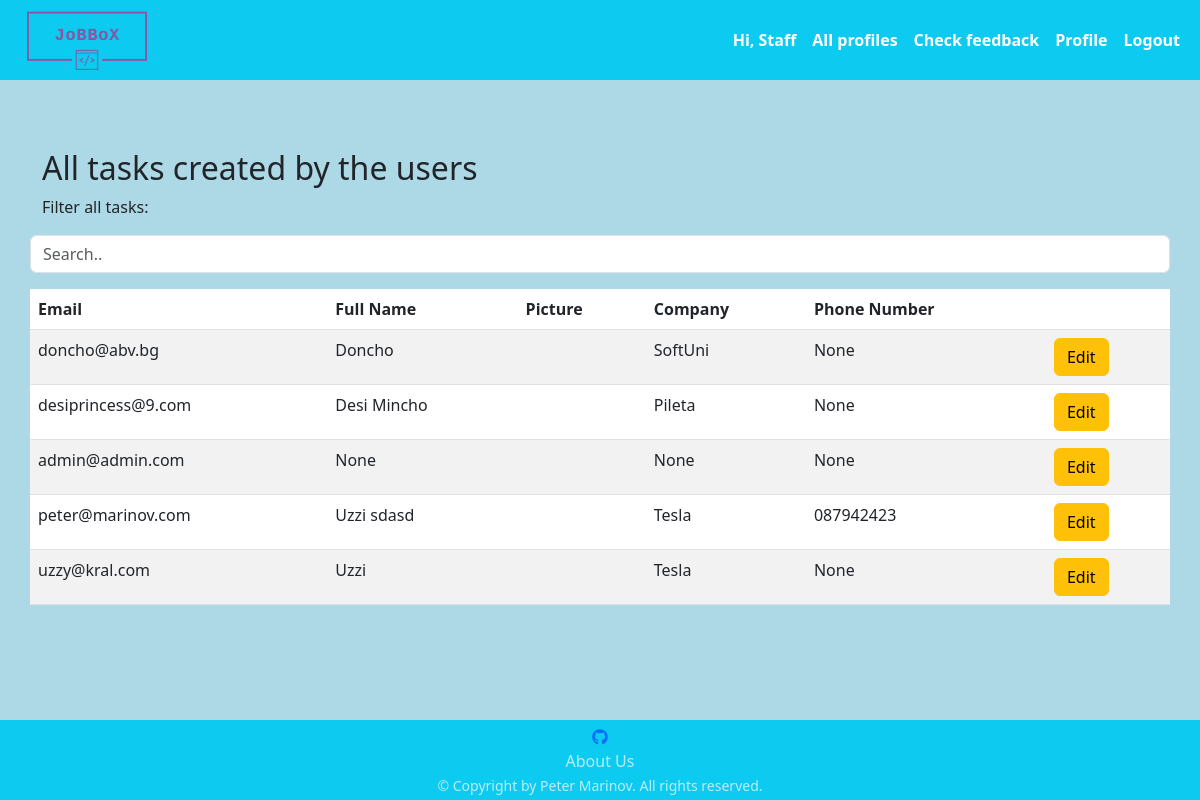
Page /user/all/ (signed in) on the earlier database version.
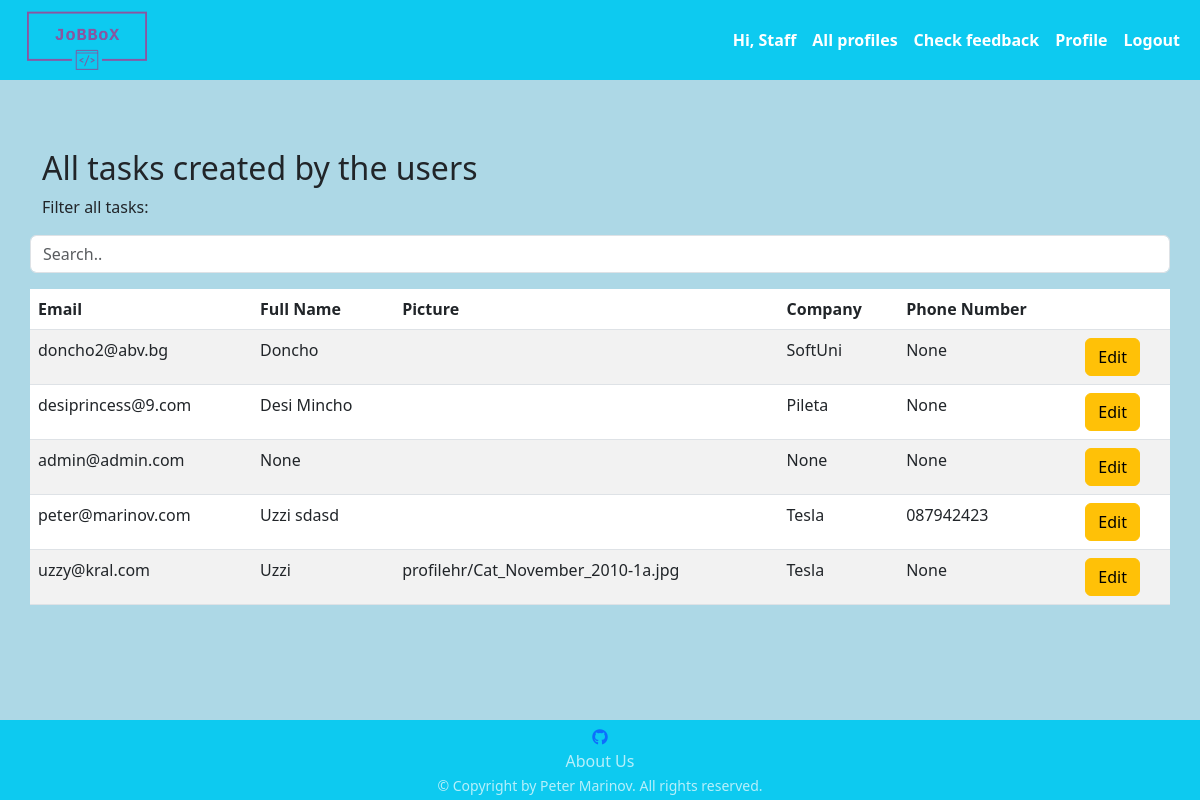
Same page on the later database version.
### jobbox/app_auth/models.py (models this page shows)
class AppUser(auth_models.AbstractBaseUser, auth_models.PermissionsMixin):
    USERNAME_FIELD = 'email'
    objects = AppUserManager()
    email = models.EmailField(
        null=False,
        blank=False,
        unique=True,
    )
    is_staff = models.BooleanField(
        default=False,
    )

### jobbox/common/models.py (models this page shows)
class ProfileHR(models.Model):
    FIRST_NAME_MAX_LEN = 30
    LAST_NAME_MAX_LEN = 30
    COMPANY_NAME_MAX_LEN = 15
    TELEPHONE_NUMBER_MAX_LEN = 13
    TELEPHONE_NUMBER_MIN_LEN = 4
    PROFILE_PICTURE_MAX_SIZE_IN_MB = 1
    first_name = models.CharField(
        max_length=FIRST_NAME_MAX_LEN,
        null=True,
        blank=False,
        validators=[
            check_if_only_letters,
        ]
    )
    last_name = models.CharField(
        max_length=LAST_NAME_MAX_LEN,
        null=True,
        blank=True,
        validators=[
            check_if_only_letters,
        ]
    )
    company_name = models.CharField(
        max_length=COMPANY_NAME_MAX_LEN,
        null=True,
        blank=True,
    )
    profile_picture = models.ImageField(
        upload_to='profilehr',
        null=True,
        blank=True,
        validators=[
            FileSizeValidatorInMB(PROFILE_PICTURE_MAX_SIZE_IN_MB)
        ]
    )
    telephone_number = models.CharField(
        max_length=TELEPHONE_NUMBER_MAX_LEN,
        null=True,
        blank=True,
        validators=[
            validators.MinLengthValidator(TELEPHONE_NUMBER_MIN_LEN),
            check_if_number_starts_with_zero_or_plus,
        ]
    )
    user = models.OneToOneField(
        UserModel,
        on_delete=models.CASCADE,
        primary_key=True,
    )
    def full_name(self):
        if self.last_name:
            return f'{self.first_name} {self.last_name}'
        return f'{self.first_name}'
    class Meta:
        verbose_name_plural = 'Profile HRs'

### jobbox/app_auth/views.py (the view)
# urls.py: path('all/', AllProfiles.as_view(), name='all_profiles'),
class AllProfiles(auth_mixins.LoginRequiredMixin, AdminOrStaffMixin, views.ListView):
    template_name = 'app_auth/all_profiles.html'
    model = ProfileHR
    form_class = EditUserHRForm
    success_url = reverse_lazy('all_profiles')
    def get_context_data(self, **kwargs):
        context = super().get_context_data(**kwargs)
        context['accounts'] = UserModel.objects.all()
        return context

### jobbox/app_auth/templatetags/custom_filters.py (called while the page is built)
@register.filter(name='get_by_id')
def get_by_id(queryset, id):
    try:
        return queryset.get(id=id)
    except queryset.model.DoesNotExist:
        return None

### jobbox/app_auth/views.py (called while the page is built)
    def dispatch(self, request, *args, **kwargs):
        if not (request.user.is_superuser or request.user.is_staff):
            raise PermissionDenied()
        return super().dispatch(request, *args, **kwargs)

### middawares/middawares.py (called while the page is built)
def set_profile_middleware(get_response):
    def middleware(request, *args, **kwargs):
        if request.user.is_authenticated:
            request.current_user = request.user
        else:
            request.current_user = None
        return get_response(request, *args, **kwargs)
    return middleware

### templates/app_auth/all_profiles.html (shortened to what this page needs)
{% extends 'base.html' %}
{% load custom_filters %}
{% block content %}
    {% if object_list %}
        <h2>All tasks created by the users</h2>
        <p>Filter all tasks:</p>
        <input class="form-control container-fluid mb-3" id="allProfilesInput" type="text" placeholder="Search..">
        <br>
        <table class="table table-hover table-striped">
            <thead>
            <tr>
                <th scope="col">Email</th>
                <th scope="col">Full Name</th>
                <th scope="col">Picture</th>
                <th scope="col">Company</th>
                <th scope="col">Phone Number</th>
                <th scope="col"></th>
            </tr>
            </thead>
            <tbody id="allProfilesTable">
            {% for profile in object_list %}
                <tr>
                    {% with matching_object=accounts|get_by_id:profile.user_id %}
                        {% if matching_object %}
                            <td>{{ matching_object.email }}</td>
                        {% endif %}
                    {% endwith %}
                    <td>{{ profile.full_name }}</td>
                    <td>{{ profile.profile_picture }}</td>
                    <td>{{ profile.company_name }}</td>
                    <td>{{ profile.telephone_number }}</td>
                    <td>
                        <a class="btn btn-warning" href="{% url 'edit_profile_administrator' pk=profile.pk %}">Edit</a>
                    </td>
                </tr>
            {% endfor %}
            </tbody>
        </table>
    {% else %}
        <h3>You don't have any tasks created.</h3>
    {% endif %}
{% endblock %}

Differences in the rows shown:
changed AppUser: email "doncho@abv.bg" → "doncho2@abv.bg"
changed ProfileHR "Uzzi": profile_picture (not shown) → "profilehr/Cat_November_2010-1a.jpg"
